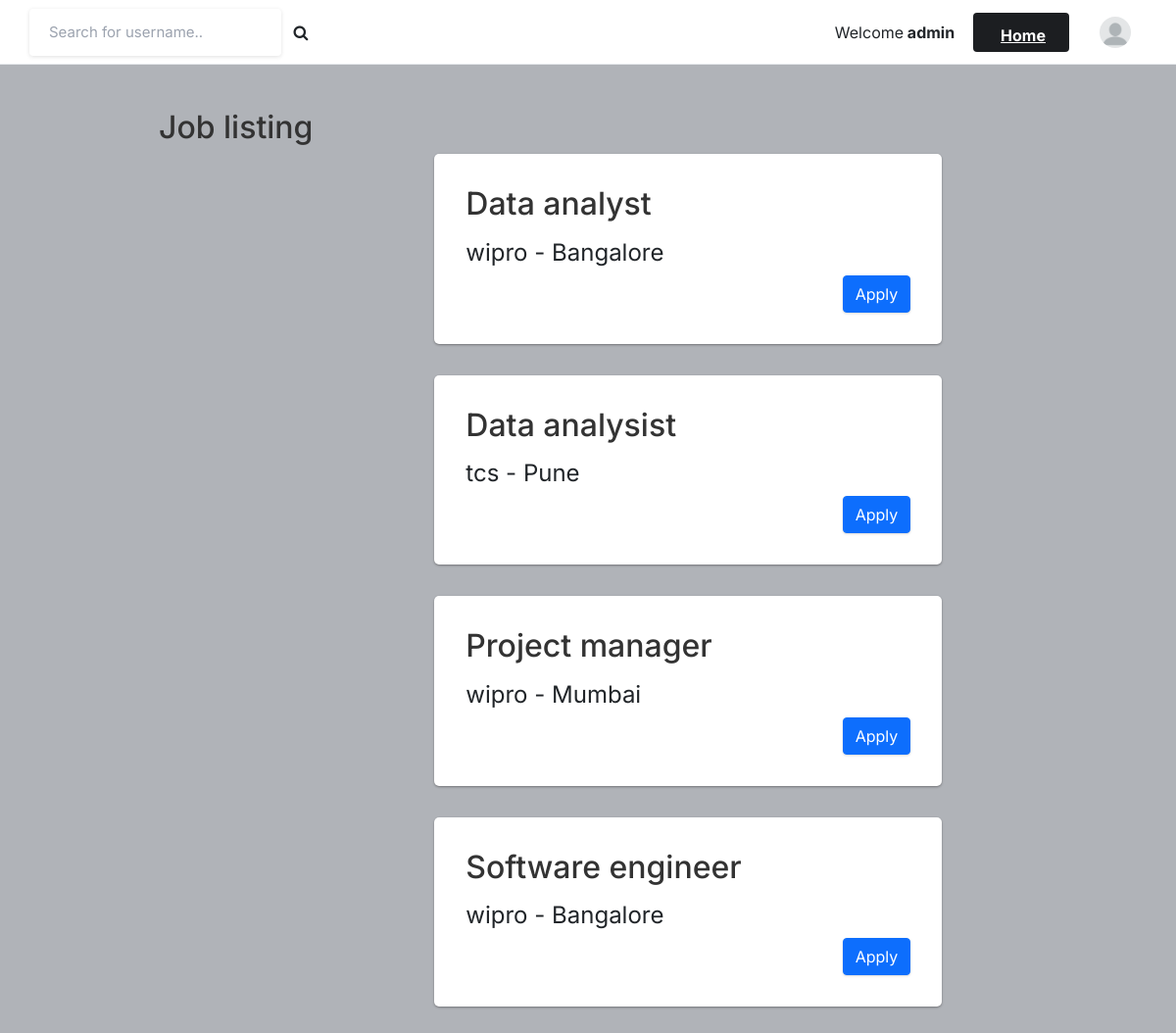
Page /userjoblisting (signed in) on the committed database.
### core/models.py (models this page shows, shortened)
class JobPosting(models.Model):
    jid = models.AutoField(primary_key=True, unique=True)
    title = models.CharField(max_length=100)
    company = models.CharField(max_length=100)
    location = models.CharField(max_length=100)
    description = models.CharField(max_length=100)
    requirements = models.CharField(max_length=100)
    responsibilities = models.CharField(max_length=100)
    created_at = models.DateTimeField(auto_now_add=True)
    updated_at = models.DateTimeField(auto_now=True)

### core/views.py (the view)
# urls.py: path('userjoblisting', views.userjoblisting, name='userjoblisting'),
@login_required(login_url='signin')
def userjoblisting(request):
    jobs = JobPosting.objects.all().order_by('-created_at')
    context = {'jobs': jobs}
    return render(request, 'userjob.html', context)

### templates/userjob.html (shortened to what this page needs)
{% load static %}
<!DOCTYPE html>
<html lang="en">
<head>
    <link rel="stylesheet" href="{% static 'assets/css/icons.css' %}">
    <link rel="stylesheet" href="{% static 'assets/css/uikit.css' %}">
    <link rel="stylesheet" href="{% static 'assets/css/style.css' %}">
    <link rel="stylesheet" href="{% static 'assets/css/tailwind.css' %}">
    <link rel="stylesheet" href="https://cdnjs.cloudflare.com/ajax/libs/font-awesome/4.7.0/css/font-awesome.min.css">
    <link href="https://cdn.jsdelivr.net/npm/bootstrap@5.0.2/dist/css/bootstrap.min.css" rel="stylesheet">
</head>
<body>
            <header>
                <div class="header_inner">
                    <form action="/search" method="POST">
                    <div class="left-side">
                            <input type="text" name="username" placeholder="Search for username..">&nbsp; &nbsp;
                            <button type="submit"><i class="fa fa-search fa-1x"></i></button>
                    </div>
                    </form>
                    <div class="right-side lg:pr-4">
                            Welcome <b name="" class="">&nbsp;{{user.username}}&nbsp; &nbsp; &nbsp;</b>
                        <a href="cindex"
                            class="bg-pink-500 flex font-bold hidden hover:bg-pink-600 hover:text-white inline-block items-center lg:block max-h-10 mr-4 px-4 py-2 rounded shado text-white">
                              Home
                        </a>
                        <a href="#">
                            <img src="{{ MEDIA_URL }}media/pic.png" class="header-avatar" alt="">
                        </a>
                    </div>
                </div>
            </header>
            <div class="container m-auto">
                <h2>Job listing</h2>
                <div class="lg:flex justify-center lg:space-x-10 lg:space-y-0 space-y-5">
                                   <ul class="mx-auto">
                                        {% for job in jobs %}
                                        <li class="job-card">
                                            <a href="#" data-bs-toggle="modal" data-bs-target="#dmodal-{{ job.jid }}">
                                                <h3>{{ job.title }}</h3>
                                            </a>
                                            <p class="company-location">{{ job.company }} - {{ job.location }}</p>
                                            <div class="job-buttons">
                                                <form action="#" method="POST">
                                                    <button class="btn btn-primary" type="submit">Apply</button>
                                                </form>
                                            </div>
                                        </li>
                                        {% endfor %}
                                    </ul>
                </div>
            </div>
</body>
</html>

### static/assets/css/style.css (style rules this page uses)
body { background-color: #B0B3B8!important; }
button { vertical-align: middle; }
input { height: 48px; line-height: 48px; padding: 0 20px; outline: none; font-size: 15px; color: #808080; max-width: 100%; width: 100%; -webkit-box-sizing: border-box; box-sizing: border-box; display: block; font-weight: 400; opacity: 1; border-radius: 4px; border: none; -webkit-box-shadow: 0 1px 4px 0px rgba(0, 0, 0, 0.12); box-shadow: 0 1px 4px 0px rgba(0, 0, 0, 0.12); }
input[type="text"], input[type="password"], input[type="email"], input[type="number"] { height: 48px; line-height: 48px; padding: 0 20px; outline: none; font-size: 15px; color: #808080; max-width: 100%; width: 100%; -webkit-box-sizing: border-box; box-sizing: border-box; display: block; font-weight: 400; opacity: 1; border-radius: 4px; border: none; -webkit-box-shadow: 0 1px 4px 0px rgba(0, 0, 0, 0.12); box-shadow: 0 1px 4px 0px rgba(0, 0, 0, 0.12); }
input { -webkit-transition: all 0.1s ease-in-out; transition: all 0.1s ease-in-out; }
::placeholder { color: #808080; opacity: 1; }
button { border: none; margin: 0; padding: 0; width: auto; overflow: visible; background: transparent; color: inherit; font: inherit; line-height: normal; cursor: pointer; }
a { color: #be185d; -webkit-transition: 0.3s; transition: 0.3s; outline: none !important; }
button { outline: none !important; }
img { max-width: 100%; }
body { color: #666; font-size: 15px; line-height: 27px; background-color: #f0f2f5; font-family: "Inter", sans-serif; text-transform: none; }
body p { font-size: 15px; line-height: 27px; }
h1, h2, h3, h4, h5, h6 { font-family: "Inter", sans-serif; text-transform: none; }
input[type="text"], input[type="password"], input[type="email"] { font-family: "Inter", sans-serif; text-transform: none; }
button, body .pac-container { font-family: "Inter", sans-serif; text-transform: none; }
h1, h2, h3, h4, h5, h6 { color: #333; font-weight: 500; margin: 0; padding: 0; }
h2 { font-size: 26px; }
h3 { font-size: 22px; }
b, strong { font-weight: 700 !important; }
@media (min-width: 1024px) { .container { max-width: 900px !important; padding-top: 45px; } }
header { background-color: #fff; left: 0; right: 0; top: 0; z-index: 99; height: 66px; display: -webkit-box; display: -ms-flexbox; display: flex; -webkit-box-align: center; -ms-flex-align: center; align-items: center; border-bottom: 1px solid #e5e7eb; }
header .header_inner { display: -webkit-box; display: -ms-flexbox; display: flex; -webkit-box-align: center; -ms-flex-align: center; align-items: center; max-width: 1090px; margin: auto; width: 100%; max-width: 100% !important; padding: 0 30px; }
header .header_inner .left-side { display: -webkit-box; display: -ms-flexbox; display: flex; -webkit-box-align: center; -ms-flex-align: center; align-items: center; }
header .header_inner .right-side { display: -webkit-box; display: -ms-flexbox; display: flex; -webkit-box-align: center; -ms-flex-align: center; align-items: center; -webkit-box-pack: end; -ms-flex-pack: end; justify-content: flex-end; margin-left: auto; }
header .header_inner .right-side .header-avatar { width: 32px; height: 32px; border-radius: 100%; margin-left: 15px; }

### templates/userjob.html (style rules this page uses)
.job-buttons { display: flex; justify-content: flex-end; margin-top: 10px; }
.job-buttons button { margin-left: 10px; }
.job-card { background-color: white; border-radius: 5px; box-shadow: 0 1px 3px rgba(0, 0, 0, 0.12), 0 1px 2px rgba(0, 0, 0, 0.24); padding: 2rem; margin-bottom: 2rem; width: 150% !important; }
.job-card h3 { font-size: 2rem; margin-bottom: 0.5rem; }
.job-card a { text-decoration: none; color: black; }
.job-card p.company-location { font-size: 1.5rem; margin-top: 1rem; margin-bottom: 0.5rem; }

### rows in the picture
JobPosting: title "Data analyst", company "wipro", location "Bangalore"
JobPosting: title "Data analysist", company "tcs", location "Pune"
JobPosting: title "Project manager", company "wipro", location "Mumbai"
JobPosting: title "Software engineer", company "wipro", location "Bangalore"

### other values in the picture
{{ user.username }} "admin"
